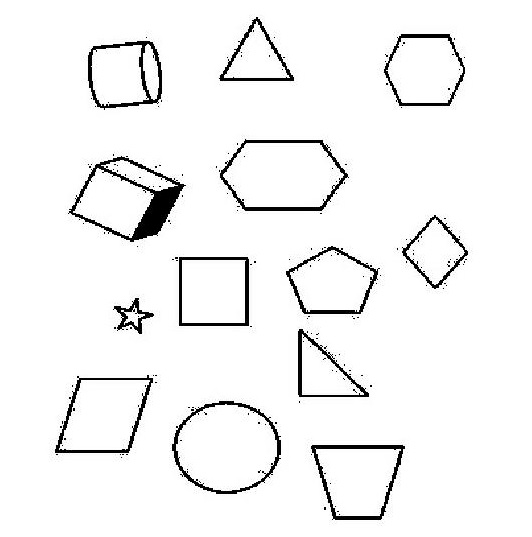
#> input picture 02/imagem5.jpg, 532 x 537 px
$ python q6.py
#> lines starting #> are read from the running program, lines starting #| are printed output that depends on the picture
import cv2 # pip install opencv-python
from PIL import Image # pip install pillow
from PIL.ExifTags import TAGS
import matplotlib.pyplot as plt # pip install matplotlib
import numpy as np
import imageio
import os


img_orig = cv2.imread("imagem5.jpg")
#> img_orig is the input picture: shape (537, 532, 3); min 0, max 255, mean 243.4

############### 6.a
# Aqui vamos ler uma imagem e aplicar o desfoque gaussiano à imagem usando a função cv2.GaussianBlur().
img = cv2.imread("imagem5.jpg",  cv2.IMREAD_GRAYSCALE)
#> img: shape (537, 532); min 0, max 255, mean 243.4
dst = cv2.GaussianBlur(img,(5,5),cv2.BORDER_DEFAULT)
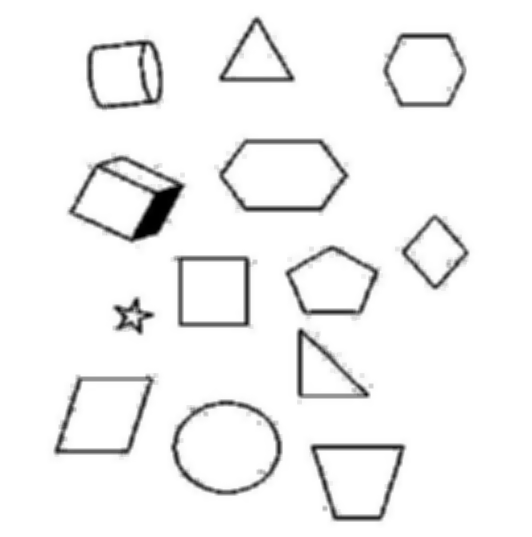
#> dst: shape (537, 532); min 0, max 255, mean 243.4

Image.fromarray(np.uint8(dst)).save('img_denoise.jpg')

############### 6.b


cv2.imshow("Imagem5 - Original", img_orig)
cv2.imshow("Imagem5 - Com Filtro Gaussiano Aplicado", dst)

print('Utilizamos do Filtro Gaussiano que consiste em um filtro capaz de reduzir o nível de ruído de um sinal de entrada, a fim de diminuir a distorção numa imagem')
print('Desta forma, é possível notar que os ruídos na imagem tratada pelo desfoque gaussiano foi bastante melhorado em relação à original.')
print('Em contra partida, temos o desfoque da imagem, apenas do melhoramento dos ruídos.')
cv2.waitKey(0)
cv2.destroyAllWindows()

$ run again, with 02/imagem1.jpg copied over 02/imagem5.jpg
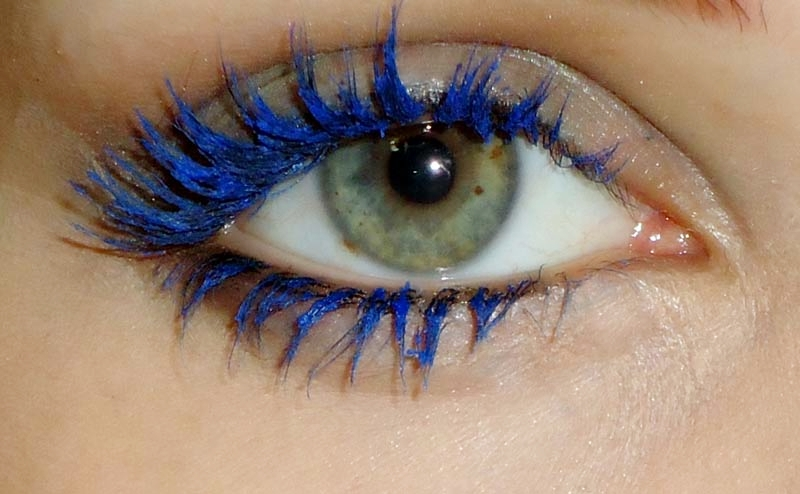
#> input picture 02/imagem1.jpg, 800 x 494 px
#> img_orig is the input picture: shape (494, 800, 3); mean B, G, R 115.2, 131.5, 153.6
#> `img = cv2.imread("imagem5.jpg",  cv2.IMREAD_GRAYSCALE)`:
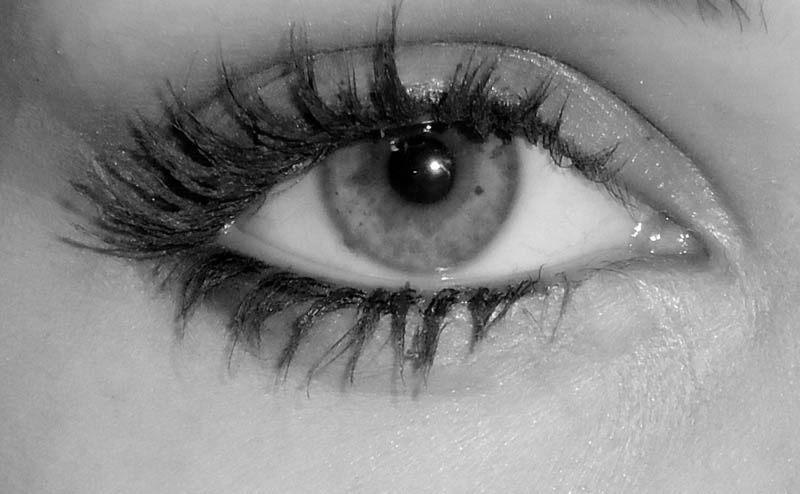
#> img: shape (494, 800); min 0, max 255, mean 136.3

$ run again, with 02/imagem2.jpg copied over 02/imagem5.jpg
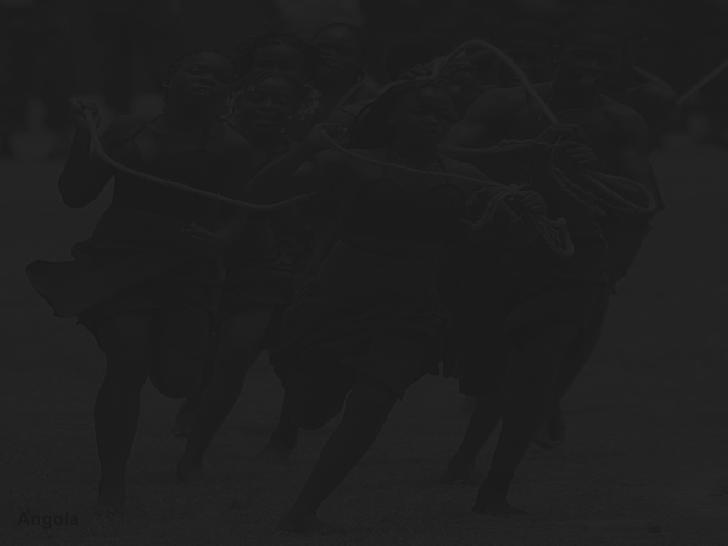
#> input picture 02/imagem2.jpg, 728 x 546 px
#> img_orig is the input picture: shape (546, 728, 3); min 21, max 41, mean 30.8
#> `dst = cv2.GaussianBlur(img,(5,5),cv2.BORDER_DEFAULT)`:
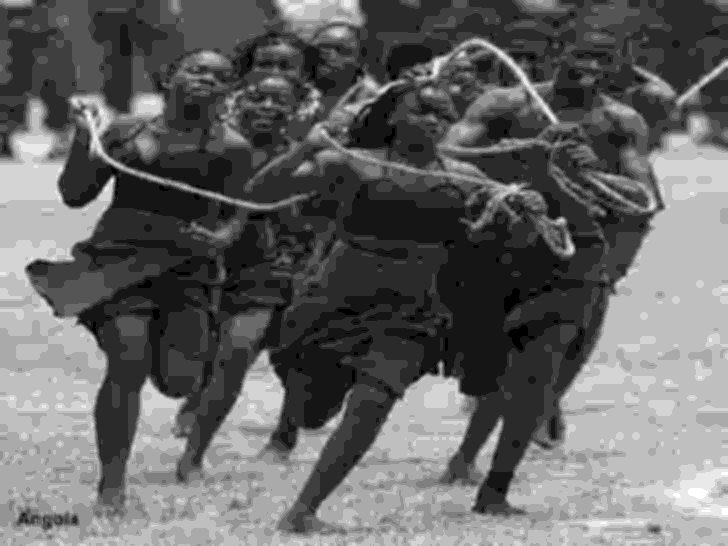
#> dst: shape (546, 728); min 26, max 38, mean 30.8; drawn with min black and max white

$ run again, with 02/imagem3.jpg copied over 02/imagem5.jpg
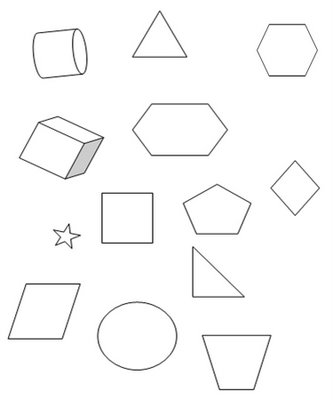
#> input picture 02/imagem3.jpg, 333 x 400 px
#> img_orig is the input picture: shape (400, 333, 3); min 13, max 255, mean 249.9
#> `dst = cv2.GaussianBlur(img,(5,5),cv2.BORDER_DEFAULT)`:
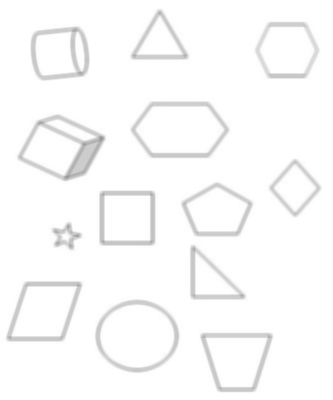
#> dst: shape (400, 333); min 145, max 255, mean 249.9
